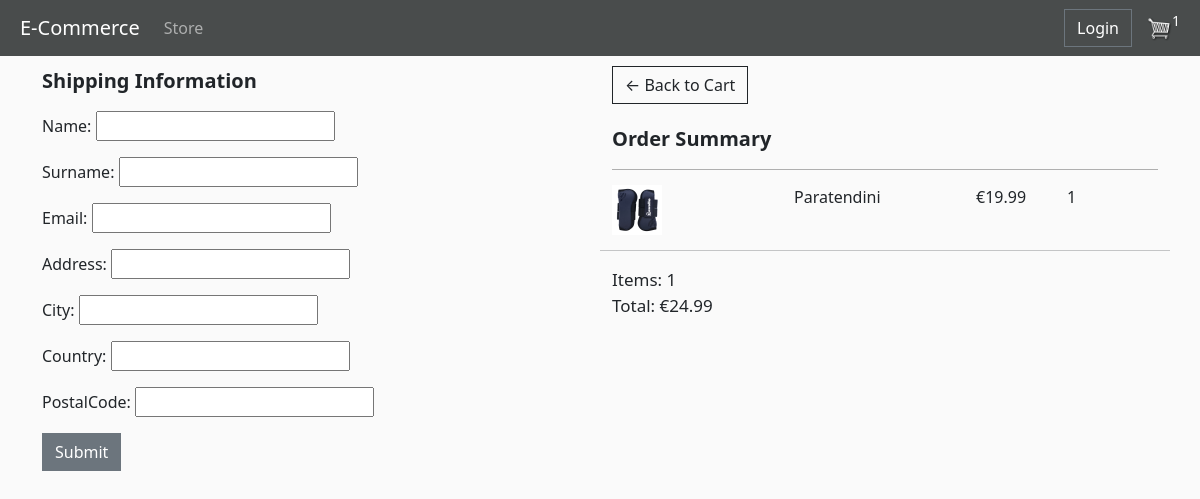
Screenshot of /checkout/ (signed in) with the database file from the repository.
### store/models.py (models this page shows, shortened)
class OrderItemModel(models.Model):
    product = models.ForeignKey(ProductModel, on_delete=models.SET_NULL, null=True, blank=True)
    order = models.ForeignKey(OrderModel, on_delete=models.SET_NULL, null=True, blank=True)
    quantity = models.IntegerField(default=0, null=True, blank=True)
    date_added = models.DateTimeField(auto_now_add=True)
    @property
    def calculate_total(self):
        total = self.product.price * self.quantity
        return total

class ProductModel(models.Model):
    name = models.CharField(max_length=200, null=True)
    price = models.FloatField()
    image = models.ImageField(null=True, blank=True)
    description = models.TextField(null=True, blank=True)
    @property
    def imageURL(self):   #senza questa funzione se ci fosse un prodotto senza immagine darebbe errore a tutta la pagina
        try:
            url = self.image.url
        except:
            url = ''
        return url

class OrderModel(models.Model):
    customer = models.ForeignKey(CustomerModel, on_delete=models.SET_NULL, blank=True, null=True)
    date_order = models.DateTimeField(auto_now_add=True)
    complete = models.BooleanField(default=False, null=True, blank=True)
    transaction_id = models.CharField(max_length=5, null=True)
    def calculate_cart_total(self):
        orderitems = self.orderitemmodel_set.all()
        total = sum([item.calculate_total for item in orderitems])
        return total
    def calculate_cart_items(self):
        orderitems = self.orderitemmodel_set.all()
        total = sum([item.quantity for item in orderitems])
        return total
    def calculate_checkout(self):
        return self.calculate_cart_total()+5   #metti a posto se vuoi cambiare la shipping

### store/views.py (the view)
# urls.py: path('checkout/', views.checkout, name="checkout"),
def checkout(request):
    model = CheckOutModel
    template_name = 'store/checkout.html'
    form_class = CheckOutForm
    submitted = False
    if request.method == "POST":
        items_list = []
        order = None
        cart_items = 0
        form = CheckOutForm(request.POST)
        if form.is_valid():
            post = form.save(commit=False)
            order = None
            if request.user.is_authenticated:
                customer = request.user.customermodel
                order, created = OrderModel.objects.get_or_create(customer=customer, complete=False)
                order.transaction_id = datetime.datetime.now().timestamp()
                order.complete = True
                order.date_order = datetime.datetime.now()
                order.save()
            post.order = order  # Assegna l'ordine corrente all'istanza del form
            post.save()
            print('form saved')
            return HttpResponseRedirect('/checkout?submitted=True')
    else:
        form = CheckOutForm()
        if 'submitted' in request.GET:
            submitted = True
        if request.user.is_authenticated:
            customer = request.user.customermodel
            order, created = OrderModel.objects.get_or_create(customer=customer, complete=False)
            items_list = order.orderitemmodel_set.all()
            cart_items = order.calculate_cart_items()
        else:
            items_list = []
            order = {'calculate_cart_total': 0, 'calculate_checkout': 0, 'calculate_cart_items': 0}
            cart_items = order['calculate_cart_items']
    context = {'items_list': items_list, 'order': order, 'form': form, 'submitted': submitted, 'cart_items': cart_items}
    return render(request, 'store/checkout.html', context)

### store/forms.py
class CheckOutForm(forms.ModelForm):
    class Meta:
        model = CheckOutModel
        fields = ('name', 'surname', 'email', 'address', 'city', 'country', 'postalCode')
    labels = {
        'name': 'First Name',
        'surname': 'Last Name',
        'email': 'Email',
        'address': 'Address',
        'city': 'City',
        'country': 'Country',
        'postalCode': 'Postal Code',
    }
    widgets = {
        'name': forms.TextInput(attrs={'class': 'form-control', 'placeholder': 'Mario'}),
        'surname': forms.TextInput(attrs={'class': 'form-control', 'placeholder': 'Rossi'}),
        'email': forms.EmailInput(attrs={'class': 'form-control', 'placeholder': 'mariorossi@gmail.com'}),
        'address': forms.TextInput(attrs={'class': 'form-control', 'placeholder': 'Via Roma 1'}),
        'city': forms.TextInput(attrs={'class': 'form-control','placeholder': 'Roma'}),
        'country': forms.TextInput(attrs={'class': 'form-control', 'placeholder': 'Italia'}),
        'postalCode': forms.TextInput(attrs={'class': 'form-control', 'placeholder': '00100'}),
    }

### store/templates/store/checkout.html (shortened to what this page needs)
{% extends 'store/main.html' %}
{% load static %}
{% block content %}
<div class="row">
    <div class="col-lg-6" >
        <div id="form-wrapper">
            {% if submitted %}
                <div style="font-size: 20px; padding-bottom: 15px"><strong>Paypal Options</strong></div>
                <button id="make-payment">Make payment</button>
                <div id="paypal-button-container"></div>
            {% else %}
                <div style="font-size: 20px; padding-bottom: 15px"> <strong> Shipping Information </strong></div>
                <form action="" method="POST" >
                    {{ form.as_p }}
                    <button type="submit" name="submit" class="btn btn-secondary">Submit</button>
                </form>
            {% endif %}
        </div>
        <br>
    </div>
    <div class="col-lg-6">
        <div>
            <a  class="btn btn-outline-dark" href="{% url 'cart' %}">&#x2190; Back to Cart</a>
        </div>
         <div style="padding-bottom: 15px; padding-top:20px; border-bottom:1px solid rgba(0, 0, 0, 0.3); font-size:20px; ">
                <strong> Order Summary </strong>
         </div>
        <div>
            {% for item in items_list %}
                 <div class="row">
                    <div class="col lg-12" style="display: flex; padding-bottom: 15px; padding-top: 15px">
                        <div style="flex:2">
                            <img src="{{item.product.imageURL}}" style="width: auto; height: 50px;">
                        </div>
                        <div style="flex:2"> {{item.product.name}}</div>
                        <div style="flex:1"> €{{item.product.price}}</div>
                        <div style="flex:1">{{item.quantity}}</div>
                    </div>
                    <hr>
                </div>
                {% endfor %}
                <div style="font-size: 17px ">
                    Items: {{order.calculate_cart_items}}
                    <br>
                    Total: €{{order.calculate_checkout|floatformat:2}}
                </div>
        </div>
    </div>
</div>
{% endblock content %}

### static/css/main.css (style rules this page uses)
body { background-color: hsl(0, 0%, 98%); }
.col-lg-4, .col-lg-6, .col-lg-8, .col-lg-12 { margin-top: 10px; }
.btn { border-radius: 0; }

### rows the page displays
OrderItemModel: product.imageURL (picture), product.name "Paratendini", product.price "19.99", quantity "1"
OrderModel: calculate_cart_items "1", calculate_checkout "24.99"

### other values shown
{{ cart_items }} "1"
